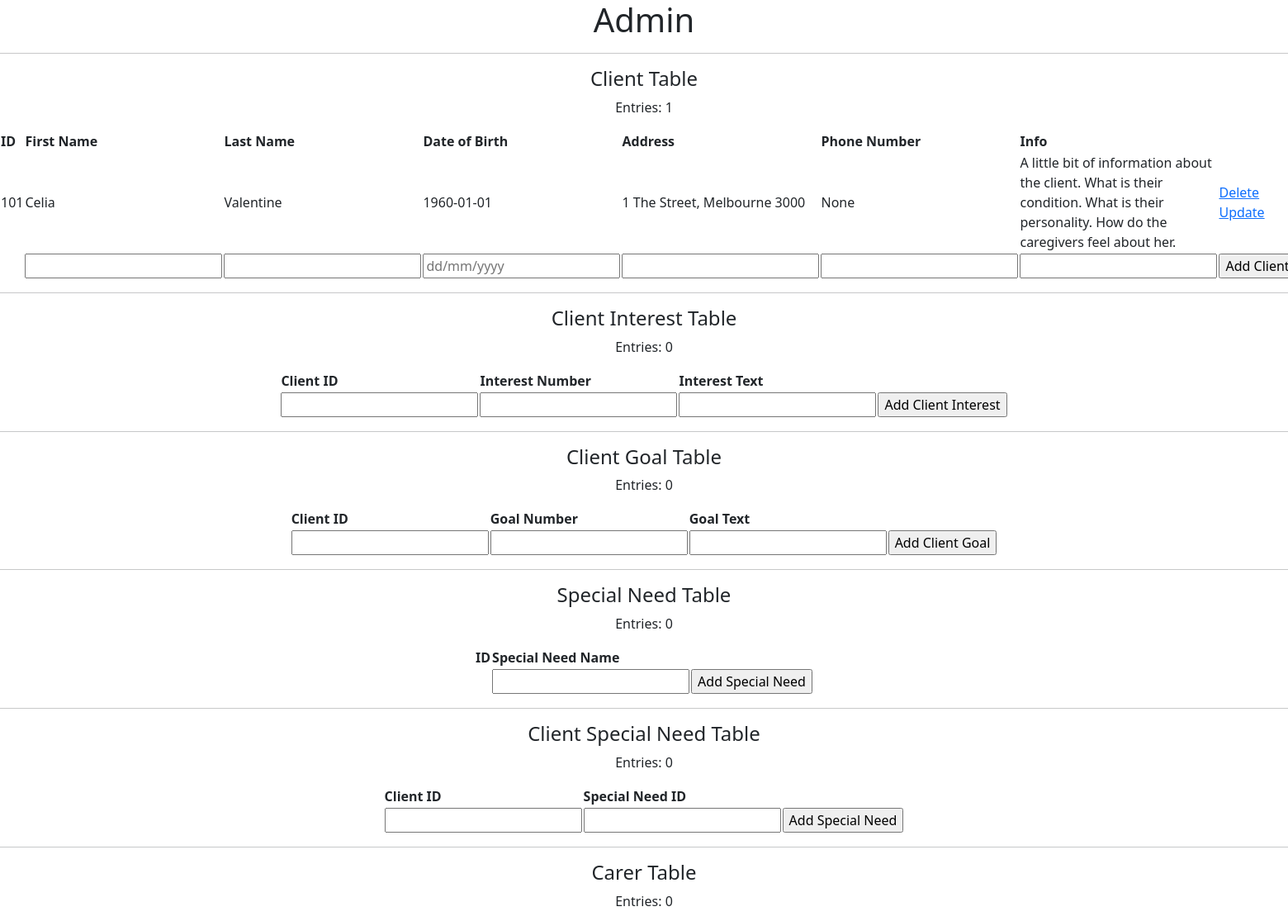
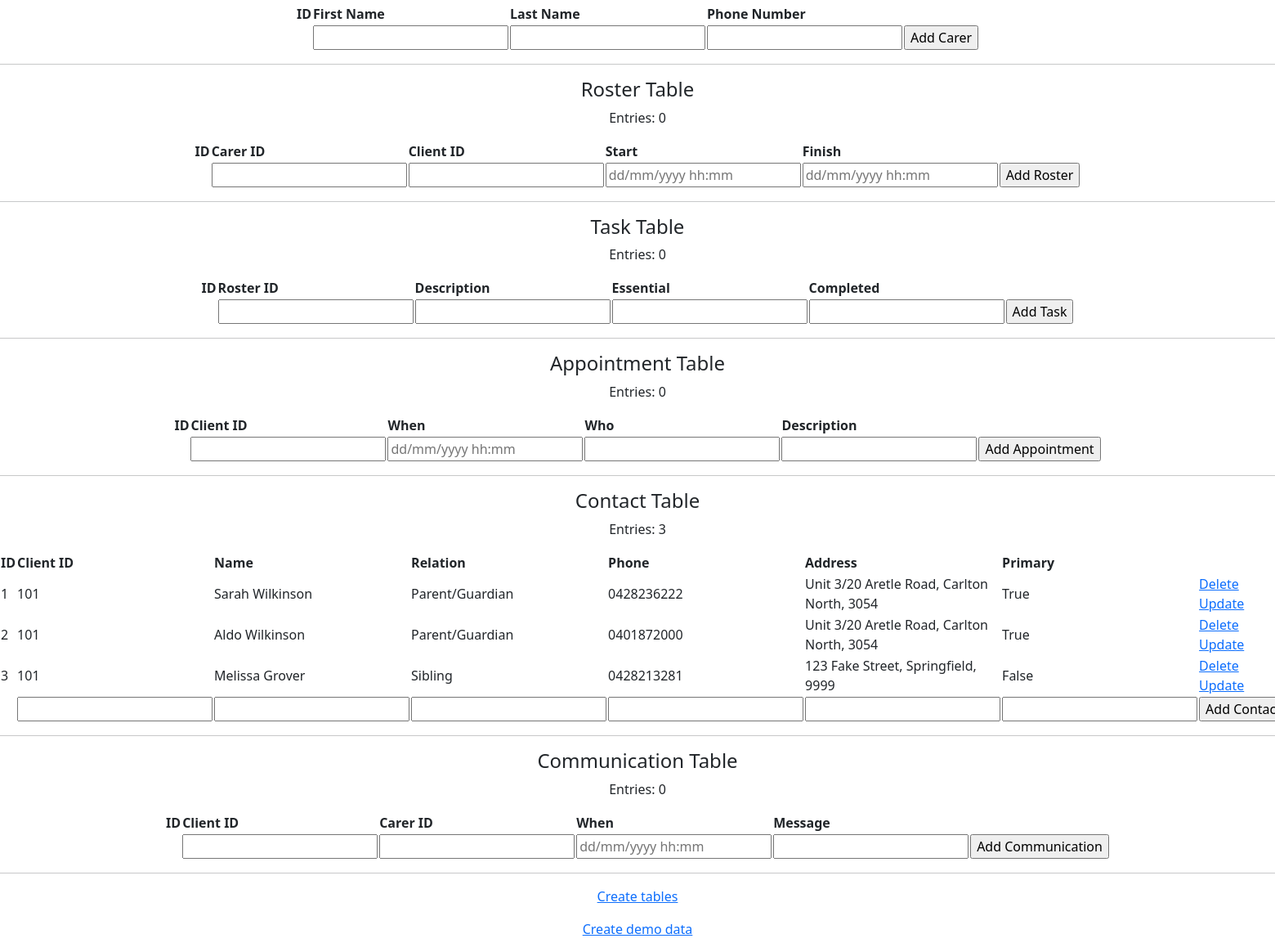
The page /admin on the database its author committed (2 pictures, top to bottom).
### app.py (models this page shows, shortened)
class Client(db.Model):
    id = db.Column(db.Integer, primary_key=True)
    fname = db.Column(db.String(30), nullable=False)
    lname = db.Column(db.String(30), nullable=False)
    dob = db.Column(db.DateTime, nullable=False)
    address = db.Column(db.String(100), nullable=False)
    phone = db.Column(db.String(10), nullable=True)  # some client might not speak or speak the language so not always useful
    info = db.Column(db.String(500), nullable=False)  # free text

class Contact(db.Model):
    id = db.Column(db.Integer, primary_key=True)
    client_id = db.Column(db.Integer, nullable=False)
    name = db.Column(db.String(100), nullable=False)
    relation = db.Column(db.String(50), nullable=False)
    phone = db.Column(db.String(10), nullable=False)
    address = db.Column(db.String(100), nullable=False)
    primary = db.Column(db.Boolean, nullable=False)

### app.py (the view)
@app.route('/admin', methods=['GET'])
def admin():
    clients = Client.query.order_by(Client.id).all()
    client_interests = ClientInterest.query.order_by(ClientInterest.client_id).all()
    client_goals = ClientGoal.query.order_by(ClientGoal.client_id).all()
    special_needs = SpecialNeed.query.order_by(SpecialNeed.id).all()
    client_special_needs = ClientSpecialNeed.query.order_by(ClientSpecialNeed.sn_id).all()
    carers = Carer.query.order_by(Carer.id).all()
    rosters = Roster.query.order_by(Roster.id).all()
    tasks = Task.query.order_by(Task.id).all()
    appointments = Appointment.query.order_by(Appointment.id).all()
    contacts = Contact.query.order_by(Contact.id).all()
    communications = Communication.query.order_by(Communication.id).all()
    return render_template('admin.html', clients=clients, client_interests=client_interests,
            client_goals=client_goals, special_needs=special_needs, client_special_needs=client_special_needs,
            carers=carers, rosters=rosters, tasks=tasks, appointments=appointments, contacts=contacts,
            communications=communications)

### templates/admin.html (shortened to what this page needs)
{% extends 'base.html' %}
{% block body %}
<div class="content" align="center">
    <h1 style="text-align: center">Admin</h1>
    <hr>
    <h4 id="client">Client Table</h4>
    <p>Entries: {{ clients|length }}</p>
    <table>
        <tr>
            <th>ID</th>
            <th>First Name</th>
            <th>Last Name</th>
            <th>Date of Birth</th>
            <th>Address</th>
            <th>Phone Number</th>
            <th>Info</th>
        </tr>
        {% for client in clients %}
            <tr>
                <td>
                    {{ client.id }}
                </td>
                <td>
                    {{ client.fname }}
                </td>
                <td>
                    {{ client.lname }}
                </td>
                <td>
                    {{ client.dob.date() }}
                </td>
                <td>
                    {{ client.address }}
                </td>
                <td>
                    {{ client.phone }}
                </td>
                <td>
                    {{ client.info }}
                </td>
                <td>
                    <a href="/admin/delete-client/{{ client.id }}">Delete</a>
                    <br>
                    <a href="/admin/update-client/{{ client.id }}">Update</a>
                </td>
            </tr>
        {% endfor %}
        <tr>
            <form action="/admin/add-client" method="POST">
                <td></td>
                <td>
                    <input type="text" name="fname" id="fname">
                </td>
                <td>
                    <input type="text" name="lname" id="lname">
                </td>
                <td>
                    <input type="text" name="dob" id="dob" placeholder="dd/mm/yyyy">
                </td>
                <td>
                    <input type="text" name="address" id="address">
                </td>
                <td>
                    <input type="text" name="phone" id="phone">
                </td>
                <td>
                    <input type="text" name="info" id="info">
                </td>
                <td>
                    <input type="submit" value="Add Client">
                </td>
            </form>
        </tr>
    </table>
    <hr>
    <h4 id="client_interest">Client Interest Table</h4>
    <p>Entries: {{ client_interests|length }}</p>
    <table>
        <tr>
            <th>Client ID</th>
            <th>Interest Number</th>
            <th>Interest Text</th>
        </tr>
        <tr>
            <form action="/admin/add-client_interest" method="POST">
                <td>
                    <input type="text" name="client_id" id="client_id">
                </td>
                <td>
                    <input type="text" name="interest_num" id="interest_num">
                </td>
                <td>
                    <input type="text" name="interest_text" id="interest_text">
                </td>
                <td>
                    <input type="submit" value="Add Client Interest">
                </td>
            </form>
        </tr>
    </table>
    <hr>
    <h4 id="client_goal">Client Goal Table</h4>
    <p>Entries: {{ client_goals|length }}</p>
    <table>
        <tr>
            <th>Client ID</th>
            <th>Goal Number</th>
            <th>Goal Text</th>
        </tr>
        <tr>
            <form action="/admin/add-client_goal" method="POST">
                <td>
                    <input type="text" name="client_id" id="client_id">
                </td>
                <td>
                    <input type="text" name="goal_num" id="goal_num">
                </td>
                <td>
                    <input type="text" name="goal_text" id="goal_text">
                </td>
                <td>
                    <input type="submit" value="Add Client Goal">
                </td>
            </form>
        </tr>
    </table>
    <hr>
    <h4 id="special_need">Special Need Table</h4>
    <p>Entries: {{ special_needs|length }}</p>
    <table>
        <tr>
            <th>ID</th>
            <th>Special Need Name</th>
        </tr>
        <tr>
            <form action="/admin/add-special_need" method="POST">
                <td></td>
                <td>
                    <input type="text" name="sn_name" id="sn_name">
                </td>
                <td>
                    <input type="submit" value="Add Special Need">
                </td>
            </form>
        </tr>
    </table>
    <hr>
    <h4 id="client_special_need">Client Special Need Table</h4>
    <p>Entries: {{ client_special_needs|length }}</p>
    <table>
        <tr>
            <th>Client ID</th>
            <th>Special Need ID</th>
        </tr>
        <tr>
            <form action="/admin/add-client_special_need" method="POST">
                <td>
                    <input type="text" name="client_id" id="client_id">
                </td>
                <td>
                    <input type="text" name="sn_id" id="sn_id">
                </td>
                <td>
                    <input type="submit" value="Add Special Need">
                </td>
            </form>
        </tr>
    </table>
    <hr>
    <h4 id="carer" style="text-align: center">Carer Table</h4>
    <p>Entries: {{ carers|length }}</p>
    <table>
        <tr>
            <th>ID</th>
            <th>First Name</th>
            <th>Last Name</th>
            <th>Phone Number</th>
        </tr>
        <tr>
            <form action="/admin/add-carer" method="POST">
                <td></td>
                <td>
                    <input type="text" name="fname" id="fname">
                </td>
                <td>
                    <input type="text" name="lname" id="lname">
                </td>
                <td>
                    <input type="text" name="phone" id="phone">
                </td>
                <td>
                    <input type="submit" value="Add Carer">
                </td>
            </form>
        </tr>
    </table>
    <hr>
    <h4 id="roster" style="text-align: center">Roster Table</h4>
    <p>Entries: {{ rosters|length }}</p>
    <table>
        <tr>
            <th>ID</th>
            <th>Carer ID</th>
            <th>Client ID</th>
            <th>Start</th>
            <th>Finish</th>
        </tr>
        <tr>
            <form action="/admin/add-roster" method="POST">
                <td></td>
                <td>
                    <input type="text" name="carer_id" id="carer_id">
                </td>
                <td>
                    <input type="text" name="client_id" id="client_id">
                </td>
                <td>
                    <input type="text" name="start" id="start" placeholder="dd/mm/yyyy hh:mm">
                </td>
                <td>
                    <input type="text" name="finish" id="finish" placeholder="dd/mm/yyyy hh:mm">
                </td>
                <td>
                    <input type="submit" value="Add Roster">
                </td>
            </form>
        </tr>
    </table>
    <hr>
    <h4 id="task">Task Table</h4>
    <p>Entries: {{ tasks|length }}</p>
    <table>
        <tr>
            <th>ID</th>
            <th>Roster ID</th>
            <th>Description</th>
            <th>Essential</th>
            <th>Completed</th>
        </tr>
        <tr>
            <form action="/admin/add-task" method="POST">
                <td></td>
                <td>
                    <input type="text" name="roster_id" id="roster_id">
                </td>
                <td>
                    <input type="text" name="description" id="description">
                </td>
                <td>
                    <input type="text" name="essential" id="essential">
                </td>
                <td>
                    <input type="text" name="completed" id="completed">
                </td>
                <td>
                    <input type="submit" value="Add Task">
                </td>
            </form>
        </tr>
    </table>
    <hr>
    <h4 id="appointment">Appointment Table</h4>
    <p>Entries: {{ appointments|length }}</p>
    <table>
        <tr>
            <th>ID</th>
            <th>Client ID</th>
            <th>When</th>
            <th>Who</th>
            <th>Description</th>
        </tr>
        <tr>
            <form action="/admin/add-appointment" method="POST">
                <td></td>
                <td>
                    <input type="text" name="client_id" id="client_id">
                </td>
                <td>
                    <input type="text" name="when" id="when" placeholder="dd/mm/yyyy hh:mm">
                </td>
                <td>
                    <input type="text" name="who" id="who">
                </td>
                <td>
                    <input type="text" name="description" id="description">
                </td>
                <td>
                    <input type="submit" value="Add Appointment">
                </td>
            </form>
        </tr>
    </table>
    <hr>
    <h4 id="contact">Contact Table</h4>
    <p>Entries: {{ contacts|length }}</p>
    <table>
        <tr>
            <th>ID</th>
            <th>Client ID</th>
            <th>Name</th>
            <th>Relation</th>
            <th>Phone</th>
            <th>Address</th>
            <th>Primary</th>
        </tr>
        {% for contact in contacts %}
            <tr>
                <td>
                    {{ contact.id }}
                </td>
                <td>
                    {{ contact.client_id }}
                </td>
                <td>
                    {{ contact.name }}
                </td>
                <td>
                    {{ contact.relation }}
                </td>
                <td>
                    {{ contact.phone }}
                </td>
                <td>
                    {{ contact.address }}
                </td>
                <td>
                    {{ contact.primary }}
                </td>
                <td>
                    <a href="/admin/delete-contact/{{ contact.id }}">Delete</a>
                    <br>
                    <a href="/admin/update-contact/{{ contact.id }}">Update</a>
                </td>
            </tr>
        {% endfor %}
        <tr>
            <form action="/admin/add-contact" method="POST">
                <td></td>
                <td>
                    <input type="text" name="client_id" id="client_id">
                </td>
                <td>
                    <input type="text" name="name" id="name">
                </td>
                <td>
                    <input type="text" name="relation" id="relation">
                </td>
                <td>
                    <input type="text" name="phone" id="phone">
                </td>
                <td>
                    <input type="text" name="address" id="address">
                </td>
                <td>
                    <input type="text" name="primary" id="primary">
                </td>
                <td>
                    <input type="submit" value="Add Contact">
                </td>
            </form>
        </tr>
    </table>
    <hr>
    <h4 id="communication">Communication Table</h4>
    <p>Entries: {{ commincations|length }}</p>
    <table>
        <tr>
            <th>ID</th>
            <th>Client ID</th>
            <th>Carer ID</th>
            <th>When</th>
            <th>Message</th>
        </tr>
        <tr>
            <form action="/admin/add-communication" method="POST">
                <td></td>
                <td>
                    <input type="text" name="client_id" id="client_id">
                </td>
                <td>
                    <input type="text" name="carer_id" id="carer_id">
                </td>
                <td>
                    <input type="text" name="when" id="when" placeholder="dd/mm/yyyy hh:mm">
                </td>
                <td>
                    <input type="text" name="message" id="message">
                </td>
                <td>
                    <input type="submit" value="Add Communication">
                </td>
            </form>
        </tr>
    </table>
    <hr>
    <p align=center>
        <a href="/admin/create_tables">Create tables</a>
    </p>
    <p align=center>
        <a href="/admin/create_demo_data">Create demo data</a>
    </p>
</div>
{% endblock %}

### templates/base.html (shortened to what this page needs)
<!DOCTYPE html>
<html lang="en">
<head>
    <link rel="stylesheet" href="{{ url_for('static', filename='css/main.css')}}">
    <link rel="stylesheet" href="https://cdn.jsdelivr.net/npm/bootstrap-icons@1.5.0/font/bootstrap-icons.css">
    <link href="https://cdn.jsdelivr.net/npm/bootstrap@5.0.2/dist/css/bootstrap.min.css" rel="stylesheet">
</head>
<body>
    {% block body %}{% endblock %}
</body>
</html>

### static/css/main.css (style rules this page uses)
body { margin: 0; font-family: sans-serif; }

### rows shown on the page
Client: id "101", fname "Celia", lname "Valentine", dob "1960-01-01", address "1 The Street, Melbourne 3000", phone "None", info "A little bit of information about the client. What is their condition. What is their personality. How do the caregivers feel about her."
Contact: id "1", client_id "101", name "Sarah Wilkinson", relation "Parent/Guardian", phone "0428236222", address "Unit 3/20 Aretle Road, Carlton North, 3054", primary "True"
Contact: id "2", client_id "101", name "Aldo Wilkinson", relation "Parent/Guardian", phone "0401872000", address "Unit 3/20 Aretle Road, Carlton North, 3054", primary "True"
Contact: id "3", client_id "101", name "Melissa Grover", relation "Sibling", phone "0428213281", address "123 Fake Street, Springfield, 9999", primary "False"

### other values the page prints
{{ clients|length }} "1"
{{ client_interests|length }} "0"
{{ client_goals|length }} "0"
{{ special_needs|length }} "0"
{{ client_special_needs|length }} "0"
{{ carers|length }} "0"
{{ rosters|length }} "0"
{{ tasks|length }} "0"
{{ appointments|length }} "0"
{{ contacts|length }} "3"
{{ commincations|length }} "0"
